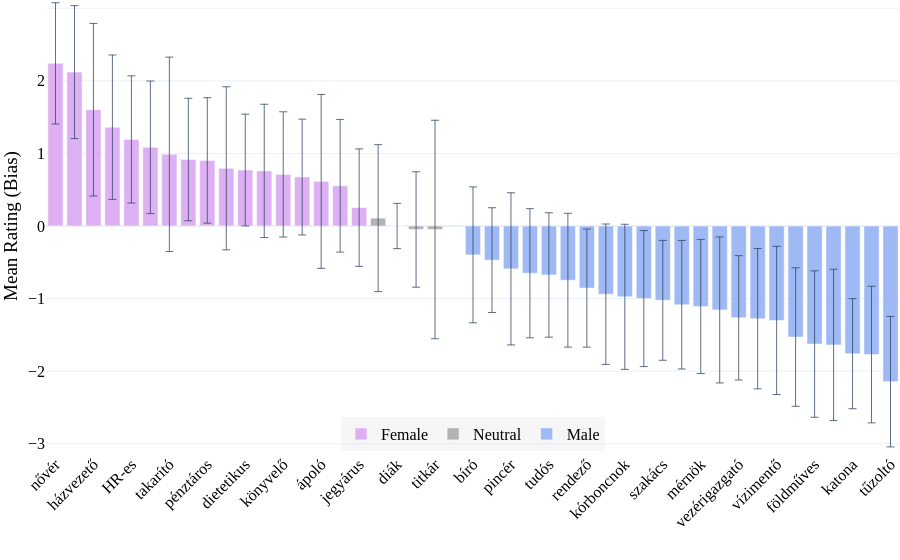

Notebook source saved alongside this figure:
### Markdown cell above
#### Plot Ratings

### Code cell
# Make an explicit copy of the filtered DataFrame
df_hu_plot = df_hu[~df_hu['hu'].isin(['Age', 'Gender', 'Mean Rating'])].copy()

# Assign the 'bias' column safely
df_hu_plot.loc[:, 'bias'] = df_hu_plot['mean_hu'].apply(
    lambda x: 'Female' if x > mean_max else ('Male' if x < mean_min else 'Neutral')
)

color_map = {
    'Female': female_color, # '#e377c2', # pinkish
    'Male': male_color, # '#1f77b4', # blue
    'Neutral': neutral_color # gray
}

# Sort df_hu_plot by mean value before plotting
df_hu_plot_sorted = df_hu_plot.sort_values('mean_hu', ascending=False)

df_hu_plot_sorted['label_hu'] = df_hu_plot_sorted.apply(
    lambda row: f"{row['hu']} ({row['en']})" if pd.notna(row['en']) else row['hu'], axis=1
)

fig = go.Figure()

for bias in ['Female', 'Neutral', 'Male']:
    subset = df_hu_plot_sorted[df_hu_plot_sorted['bias'] == bias]
    fig.add_trace(go.Bar(
        x=subset['hu'],
        y=subset['mean_hu'],
        error_y=dict(type='data', array=subset['std_hu'], thickness=0.75),
        name=bias,
        marker_color=color_map[bias],
        hovertemplate=(
            'Hungarian: %{x}<br>'
            'Mean Rating: %{y:.2f}<br>'
            'Standard Deviation: %{error_y.array:.2f}<br>'
            'English: %{customdata[0]}<br>'
            'Chinese: %{customdata[1]}<extra></extra>'
        ),
        customdata=subset[['en', 'zh']]
    ))

fig.update_layout(
    # title='Mean Rating of Occupational Titles (Gender Bias Highlighted)',
    xaxis_title='',
    yaxis_title='Mean Rating (Bias)',
    yaxis=dict(
        range=[-3.1, 3.1],
        tickvals=[-3, -2, -1, 0, 1, 2, 3],
        title='Mean Rating (Bias)'
    ),
    xaxis_tickangle=-45,
    template='plotly_white',
    font = dict(family="Times New Roman, serif", size=16, color='black'),
    margin=dict(l=0, r=0, t=0, b=0),
    legend=dict(
        orientation='h',
        yanchor='bottom',
        y=0,
        xanchor='center',
        x=0.5,
        bgcolor='rgba(220, 220, 220, 0.25)',
    )
)

fig.show()

# Save this as a html and image
fig.write_html('occupations_hu.html')
fig.write_image('occupations_hu.png', scale=3, width=1000, height=400)

### Figure 1 — Plotly figure (JSON) as saved in the notebook; plotly's stock layout.template omitted (floating-point values rounded to 4 significant figures)
{"data": [{"customdata": [["nurse (sister)", "护士 (2)"], ["beautician", "美容师"], ["housekeeper", "家政员"], ["flight attendant", "乘务员"], ["HR personnel", "人事"], ["model", "模特"], ["cleaner", "保洁"], ["hairdresser", "理发师"], ["cashier", "收银员"], ["caregiver", "护工"], ["dietitian", "营养师"], ["shop assistant", "导购员"], ["accountant", "会计"], ["receptionist", "前台"], ["nurse", "护士"], ["PR specialist", "公关"], ["ticket seller", "售票员"]], "error_y": {"array": [0.8351, 0.916, 1.189, 0.9948, 0.8759, 0.9134, 1.339, 0.844, 0.8641, 1.124, 0.7703, 0.9185, 0.8629, 0.798, 1.198, 0.914, 0.8091], "thickness": 0.75, "type": "data"}, "hovertemplate": "Hungarian: %{x}<br>Mean Rating: %{y:.2f}<br>Standard Deviation: %{error_y.array:.2f}<br>English: %{customdata[0]}<br>Chinese: %{customdata[1]}<extra></extra>", "marker": {"color": "#dcb0f2"}, "name": "Female", "type": "bar", "x": ["nővér", "kozmetikus", "házvezető", "légiutas-kísérő", "HR-es", "modell", "takarító", "fodrász", "pénztáros", "gondozó", "dietetikus", "bolti eladó", "könyvelő", "recepciós", "ápoló", "PR munkatárs", "jegyárus"], "y": [2.241, 2.12, 1.602, 1.361, 1.193, 1.084, 0.988, 0.9157, 0.9036, 0.7952, 0.7711, 0.759, 0.7108, 0.6747, 0.6145, 0.5542, 0.253]}, {"customdata": [["teacher", "教师"], ["student", "学生"], ["server", "服务员 (2)"], ["secretary", "秘书"], [null, null]], "error_y": {"array": [1.012, 0.3123, 0.7949, 1.505, NaN], "thickness": 0.75, "type": "data"}, "hovertemplate": "Hungarian: %{x}<br>Mean Rating: %{y:.2f}<br>Standard Deviation: %{error_y.array:.2f}<br>English: %{customdata[0]}<br>Chinese: %{customdata[1]}<extra></extra>", "marker": {"color": "#b3b3b3"}, "name": "Neutral", "type": "bar", "x": ["tanár", "diák", "felszolgáló", "titkár", "Participant"], "y": [0.1084, 0.0, -0.04819, -0.04819, NaN]}, {"customdata": [["judge", "法官"], ["doctor", "医生"], ["waiter", "服务员"], ["prosecutor", "检察官"], ["scientist", "科学家"], ["manager", "高管"], ["director", "导演"], ["gardener", "园丁"], ["pathologist", "法医"], ["professor", "教授"], ["chef", "厨师"], ["police officer", "警察"], ["engineer", "工程师"], ["architect", "建筑师"], ["CEO", "董事长"], ["programmer", "程序员"], ["lifeguard", "救生员"], ["pilot", "飞行员"], ["farmer", "农民"], ["worker", "工人"], ["soldier", "军人"], ["security guard", "保安"], ["firefighter", "消防员"]], "error_y": {"array": [0.9363, 0.7214, 1.048, 0.8894, 0.8569, 0.9219, 0.8135, 0.9671, 0.9997, 0.937, 0.826, 0.8863, 0.9241, 1.006, 0.8566, 0.9667, 1.021, 0.9543, 1.009, 1.043, 0.7585, 0.9413, 0.8989], "thickness": 0.75, "type": "data"}, "hovertemplate": "Hungarian: %{x}<br>Mean Rating: %{y:.2f}<br>Standard Deviation: %{error_y.array:.2f}<br>English: %{customdata[0]}<br>Chinese: %{customdata[1]}<extra></extra>", "marker": {"color": "#9eb9f3"}, "name": "Male", "type": "bar", "x": ["bíró", "orvos", "pincér", "ügyész", "tudós", "menedzser", "rendező", "kertész", "kórboncnok", "professzor", "szakács", "rendőr", "mérnök", "építész", "vezérigazgató", "programozó", "vízimentő", "pilóta", "földműves", "munkás", "katona", "biztonsági őr", "tűzoltó"], "y": [-0.3976, -0.4699, -0.5904, -0.6506, -0.6747, -0.747, -0.8554, -0.9398, -0.9759, -1.0, -1.024, -1.084, -1.108, -1.157, -1.265, -1.277, -1.301, -1.53, -1.627, -1.639, -1.759, -1.771, -2.145]}], "layout": {"font": {"color": "black", "family": "Times New Roman, serif", "size": 16}, "legend": {"bgcolor": "rgba(220, 220, 220, 0.25)", "orientation": "h", "x": 0.5, "xanchor": "center", "y": 0, "yanchor": "bottom"}, "margin": {"b": 0, "l": 0, "r": 0, "t": 0}, "xaxis": {"tickangle": -45, "title": {"text": ""}}, "yaxis": {"range": [-3.1, 3.1], "tickvals": [-3, -2, -1, 0, 1, 2, 3], "title": {"text": "Mean Rating (Bias)"}}}}
